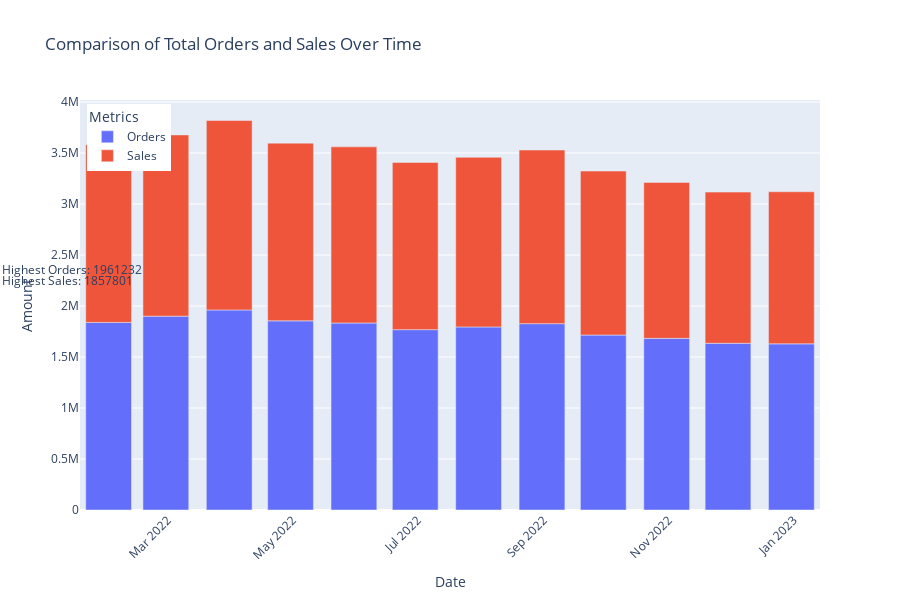

Write notebook code for a chart like this one.
### Code cell
# Find the highest sales and orders
max_sales = merged_data['Sales'].max()
max_orders = merged_data['Orders'].max()

# Identify the month with the highest sales and orders
month_highest_sales = merged_data['Sales'].idxmax().strftime('%B %Y')
month_highest_orders = merged_data['Orders'].idxmax().strftime('%B %Y')


# Print the results
print(f'Highest Sales: {max_sales}, Highest Orders: {max_orders}')
print(f'Month with Highest Sales: {month_highest_sales}')
print(f'Month with Highest Orders: {month_highest_orders}')

# Create a bar plot for highest sales and orders with annotations
fig = px.bar(merged_data, x=merged_data.index, y=['Orders', 'Sales'],
             title='Comparison of Total Orders and Sales Over Time',
             labels={'value': 'Amount', 'variable': 'Metrics'},
             height=600)


# Add annotations for highest sales and orders
fig.add_annotation(x=month_highest_sales, y=max_sales, text=f'Highest Sales: {max_sales}',
                   showarrow=True, arrowhead=4, ax=100, ay=-40)
fig.add_annotation(x=month_highest_orders, y=max_orders, text=f'Highest Orders: {max_orders}',
                   showarrow=True, arrowhead=4, ax=100, ay=-40)

# Adjust layout for better readability
fig.update_layout(xaxis_title='Date',
                  yaxis_title='Amount',
                  xaxis=dict(tickangle=-45),
                  legend=dict(yanchor="top", y=0.99, xanchor="left", x=0.01))

# Show the plot
fig.show()

### Figure 1 — Plotly figure (JSON) as saved in the notebook; plotly's stock layout.template omitted (floating-point values rounded to 4 significant figures)
{"data": [{"alignmentgroup": "True", "hovertemplate": "Metrics=Orders<br>Date=%{x}<br>Amount=%{y}<extra></extra>", "legendgroup": "Orders", "marker": {"color": "#636efa", "pattern": {"shape": ""}}, "name": "Orders", "offsetgroup": "Orders", "orientation": "v", "showlegend": true, "textposition": "auto", "type": "bar", "x": ["2022-01-31T00:00:00", "2022-02-28T00:00:00", "2022-03-31T00:00:00", "2022-04-30T00:00:00", "2022-05-31T00:00:00", "2022-06-30T00:00:00", "2022-07-31T00:00:00", "2022-08-31T00:00:00", "2022-09-30T00:00:00", "2022-10-31T00:00:00", "2022-11-30T00:00:00", "2022-12-31T00:00:00"], "xaxis": "x", "y": [1839113, 1900550, 1961232, 1854665, 1833460, 1768326, 1794794, 1826937, 1715429, 1682862, 1634756, 1629085], "yaxis": "y"}, {"alignmentgroup": "True", "hovertemplate": "Metrics=Sales<br>Date=%{x}<br>Amount=%{y}<extra></extra>", "legendgroup": "Sales", "marker": {"color": "#EF553B", "pattern": {"shape": ""}}, "name": "Sales", "offsetgroup": "Sales", "orientation": "v", "showlegend": true, "textposition": "auto", "type": "bar", "x": ["2022-01-31T00:00:00", "2022-02-28T00:00:00", "2022-03-31T00:00:00", "2022-04-30T00:00:00", "2022-05-31T00:00:00", "2022-06-30T00:00:00", "2022-07-31T00:00:00", "2022-08-31T00:00:00", "2022-09-30T00:00:00", "2022-10-31T00:00:00", "2022-11-30T00:00:00", "2022-12-31T00:00:00"], "xaxis": "x", "y": [1743110, 1777221, 1857801, 1742369, 1727047, 1639698, 1663060, 1702550, 1607458, 1529253, 1482114, 1491117], "yaxis": "y"}], "layout": {"annotations": [{"arrowhead": 4, "ax": 100, "ay": -40, "showarrow": true, "text": "Highest Sales: 1857801", "x": "March 2022", "y": 1857801}, {"arrowhead": 4, "ax": 100, "ay": -40, "showarrow": true, "text": "Highest Orders: 1961232", "x": "March 2022", "y": 1961232}], "barmode": "relative", "height": 600, "legend": {"title": {"text": "Metrics"}, "tracegroupgap": 0, "x": 0.01, "xanchor": "left", "y": 0.99, "yanchor": "top"}, "title": {"text": "Comparison of Total Orders and Sales Over Time"}, "xaxis": {"anchor": "y", "domain": [0, 1], "tickangle": -45, "title": {"text": "Date"}}, "yaxis": {"anchor": "x", "domain": [0, 1], "title": {"text": "Amount"}}}}
